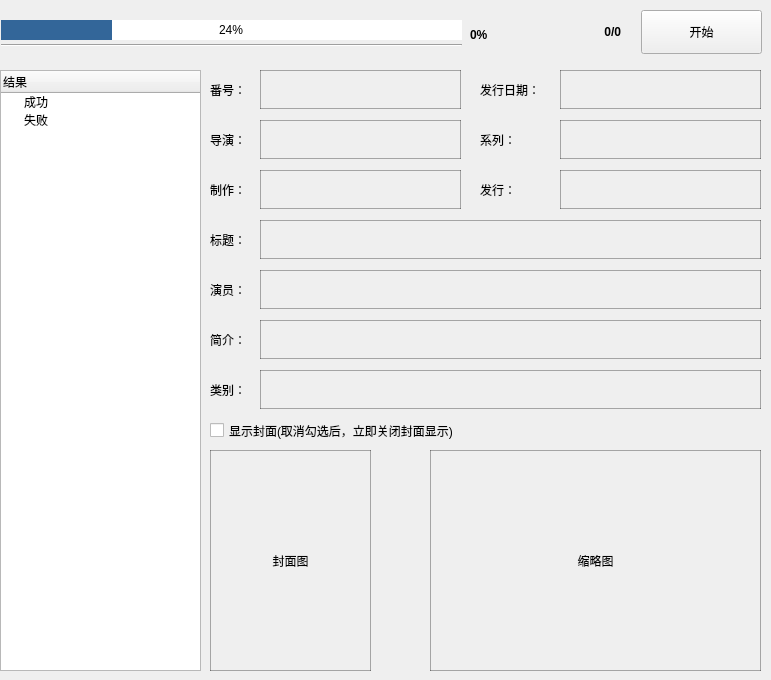
    <widget class="QWidget" name="page_avdc">
     <widget class="QPushButton" name="pushButton_start_cap">
      <property name="geometry">
       <rect>
        <x>641</x>
        <y>10</y>
        <width>121</width>
        <height>44</height>
       </rect>
      </property>
      <property name="text">
       <string>开始</string>
      </property>
     </widget>
     <widget class="QTreeWidget" name="treeWidget_number">
      <property name="geometry">
       <rect>
        <x>0</x>
        <y>70</y>
        <width>201</width>
        <height>601</height>
       </rect>
      </property>
      <property name="styleSheet">
       <string notr="true"/>
      </property>
      <column>
       <property name="text">
        <string>结果</string>
       </property>
       <property name="background">
        <color alpha="42">
         <red>236</red>
         <green>236</green>
         <blue>236</blue>
        </color>
       </property>
       <property name="foreground">
        <brush brushstyle="SolidPattern">
         <color alpha="255">
          <red>0</red>
          <green>0</green>
          <blue>0</blue>
         </color>
        </brush>
       </property>
      </column>
      <item>
       <property name="text">
        <string>成功</string>
       </property>
      </item>
      <item>
       <property name="text">
        <string>失败</string>
       </property>
      </item>
     </widget>
     <widget class="QWidget" name="gridLayoutWidget_2">
      <property name="geometry">
       <rect>
        <x>210</x>
        <y>450</y>
        <width>161</width>
        <height>221</height>
       </rect>
      </property>
      <layout class="QGridLayout" name="gridLayout_2">
       <item row="0" column="0">
        <widget class="QLabel" name="label_poster">
         <property name="sizePolicy">
          <sizepolicy hsizetype="Preferred" vsizetype="Preferred">
           <horstretch>0</horstretch>
           <verstretch>0</verstretch>
          </sizepolicy>
         </property>
         <property name="minimumSize">
          <size>
           <width>0</width>
           <height>0</height>
          </size>
         </property>
         <property name="styleSheet">
          <string notr="true">border:1px solid rgba(0, 0, 0, 80);</string>
         </property>
         <property name="frameShape">
          <enum>QFrame::Box</enum>
         </property>
         <property name="text">
          <string>封面图</string>
         </property>
         <property name="alignment">
          <set>Qt::AlignCenter</set>
         </property>
        </widget>
       </item>
      </layout>
     </widget>
     <widget class="QWidget" name="gridLayoutWidget">
      <property name="geometry">
       <rect>
        <x>430</x>
        <y>450</y>
        <width>331</width>
        <height>221</height>
       </rect>
      </property>
      <layout class="QGridLayout" name="gridLayout">
       <property name="sizeConstraint">
        <enum>QLayout::SetDefaultConstraint</enum>
       </property>
       <property name="horizontalSpacing">
        <number>7</number>
       </property>
       <item row="0" column="0">
        <widget class="QLabel" name="label_thumb">
         <property name="enabled">
          <bool>true</bool>
         </property>
         <property name="styleSheet">
          <string notr="true">border:1px solid rgba(0, 0, 0, 80);</string>
         </property>
         <property name="frameShape">
          <enum>QFrame::Box</enum>
         </property>
         <property name="text">
          <string>缩略图</string>
         </property>
         <property name="alignment">
          <set>Qt::AlignCenter</set>
         </property>
         <property name="margin">
          <number>0</number>
         </property>
        </widget>
       </item>
      </layout>
     </widget>
     <widget class="QLabel" name="label_11">
      <property name="geometry">
       <rect>
        <x>210</x>
        <y>70</y>
        <width>51</width>
        <height>39</height>
       </rect>
      </property>
      <property name="text">
       <string>番号：</string>
      </property>
     </widget>
     <widget class="QLabel" name="label_number">
      <property name="geometry">
       <rect>
        <x>260</x>
        <y>70</y>
        <width>201</width>
        <height>39</height>
       </rect>
      </property>
      <property name="styleSheet">
       <string notr="true">border:1px solid rgba(0, 0, 0, 80);</string>
      </property>
      <property name="frameShape">
       <enum>QFrame::Box</enum>
      </property>
      <property name="lineWidth">
       <number>1</number>
      </property>
      <property name="text">
       <string/>
      </property>
     </widget>
     <widget class="QLabel" name="label_13">
      <property name="geometry">
       <rect>
        <x>480</x>
        <y>70</y>
        <width>81</width>
        <height>39</height>
       </rect>
      </property>
      <property name="text">
       <string>发行日期：</string>
      </property>
     </widget>
     <widget class="QLabel" name="label_release">
      <property name="geometry">
       <rect>
        <x>560</x>
        <y>70</y>
        <width>201</width>
        <height>39</height>
       </rect>
      </property>
      <property name="styleSheet">
       <string notr="true">border:1px solid rgba(0, 0, 0, 80);</string>
      </property>
      <property name="frameShape">
       <enum>QFrame::Box</enum>
      </property>
      <property name="text">
       <string/>
      </property>
     </widget>
     <widget class="QLabel" name="label_15">
      <property name="geometry">
       <rect>
        <x>210</x>
        <y>270</y>
        <width>51</width>
        <height>39</height>
       </rect>
      </property>
      <property name="text">
       <string>演员：</string>
      </property>
     </widget>
     <widget class="QLabel" name="label_actor">
      <property name="geometry">
       <rect>
        <x>260</x>
        <y>270</y>
        <width>501</width>
        <height>39</height>
       </rect>
      </property>
      <property name="styleSheet">
       <string notr="true">border:1px solid rgba(0, 0, 0, 80);</string>
      </property>
      <property name="frameShape">
       <enum>QFrame::Box</enum>
      </property>
      <property name="lineWidth">
       <number>1</number>
      </property>
      <property name="text">
       <string/>
      </property>
     </widget>
     <widget class="QLabel" name="label_outline">
      <property name="geometry">
       <rect>
        <x>260</x>
        <y>320</y>
        <width>501</width>
        <height>39</height>
       </rect>
      </property>
      <property name="styleSheet">
       <string notr="true">border:1px solid rgba(0, 0, 0, 80);</string>
      </property>
      <property name="frameShape">
       <enum>QFrame::Box</enum>
      </property>
      <property name="lineWidth">
       <number>1</number>
      </property>
      <property name="text">
       <string/>
      </property>
     </widget>
     <widget class="QLabel" name="label_18">
      <property name="geometry">
       <rect>
        <x>210</x>
        <y>320</y>
        <width>51</width>
        <height>39</height>
       </rect>
      </property>
      <property name="text">
       <string>简介：</string>
      </property>
     </widget>
     <widget class="QLabel" name="label_title">
      <property name="geometry">
       <rect>
        <x>260</x>
        <y>220</y>
        <width>501</width>
        <height>39</height>
       </rect>
      </property>
      <property name="styleSheet">
       <string notr="true">border:1px solid rgba(0, 0, 0, 80);</string>
      </property>
      <property name="frameShape">
       <enum>QFrame::Box</enum>
      </property>
      <property name="lineWidth">
       <number>1</number>
      </property>
      <property name="text">
       <string/>
      </property>
     </widget>
     <widget class="QLabel" name="label_20">
      <property name="geometry">
       <rect>
        <x>210</x>
        <y>220</y>
        <width>51</width>
        <height>39</height>
       </rect>
      </property>
      <property name="text">
       <string>标题：</string>
      </property>
     </widget>
     <widget class="QLabel" name="label_director">
      <property name="geometry">
       <rect>
        <x>260</x>
        <y>120</y>
        <width>201</width>
        <height>39</height>
       </rect>
      </property>
      <property name="styleSheet">
       <string notr="true">border:1px solid rgba(0, 0, 0, 80);</string>
      </property>
      <property name="frameShape">
       <enum>QFrame::Box</enum>
      </property>
      <property name="lineWidth">
       <number>1</number>
      </property>
      <property name="text">
       <string/>
      </property>
     </widget>
     <widget class="QLabel" name="label_publish">
      <property name="geometry">
       <rect>
        <x>560</x>
        <y>170</y>
        <width>201</width>
        <height>39</height>
       </rect>
      </property>
      <property name="styleSheet">
       <string notr="true">border:1px solid rgba(0, 0, 0, 80);</string>
      </property>
      <property name="frameShape">
       <enum>QFrame::Box</enum>
      </property>
      <property name="text">
       <string/>
      </property>
     </widget>
     <widget class="QLabel" name="label_23">
      <property name="geometry">
       <rect>
        <x>210</x>
        <y>120</y>
        <width>51</width>
        <height>39</height>
       </rect>
      </property>
      <property name="text">
       <string>导演：</string>
      </property>
     </widget>
     <widget class="QLabel" name="label_24">
      <property name="geometry">
       <rect>
        <x>480</x>
        <y>170</y>
        <width>81</width>
        <height>39</height>
       </rect>
      </property>
      <property name="text">
       <string>发行：</string>
      </property>
     </widget>
     <widget class="QLabel" name="label_studio">
      <property name="geometry">
       <rect>
        <x>260</x>
        <y>170</y>
        <width>201</width>
        <height>39</height>
       </rect>
      </property>
      <property name="styleSheet">
       <string notr="true">border:1px solid rgba(0, 0, 0, 80);</string>
      </property>
      <property name="frameShape">
       <enum>QFrame::Box</enum>
      </property>
      <property name="lineWidth">
       <number>1</number>
      </property>
      <property name="text">
       <string/>
      </property>
     </widget>
     <widget class="QLabel" name="label_label">
      <property name="geometry">
       <rect>
        <x>560</x>
        <y>120</y>
        <width>201</width>
        <height>39</height>
       </rect>
      </property>
      <property name="styleSheet">
       <string notr="true">border:1px solid rgba(0, 0, 0, 80);</string>
      </property>
      <property name="frameShape">
       <enum>QFrame::Box</enum>
      </property>
      <property name="text">
       <string/>
      </property>
     </widget>
     <widget class="QLabel" name="label_30">
      <property name="geometry">
       <rect>
        <x>210</x>
        <y>170</y>
        <width>51</width>
        <height>39</height>
       </rect>
      </property>
      <property name="text">
       <string>制作：</string>
      </property>
     </widget>
     <widget class="QLabel" name="label_31">
      <property name="geometry">
       <rect>
        <x>480</x>
        <y>120</y>
        <width>81</width>
        <height>39</height>
       </rect>
      </property>
      <property name="text">
       <string>系列：</string>
      </property>
     </widget>
     <widget class="QLabel" name="label_tag">
      <property name="geometry">
       <rect>
        <x>260</x>
        <y>370</y>
        <width>501</width>
        <height>39</height>
       </rect>
      </property>
      <property name="styleSheet">
       <string notr="true">border:1px solid rgba(0, 0, 0, 80);</string>
      </property>
      <property name="frameShape">
       <enum>QFrame::Box</enum>
      </property>
      <property name="lineWidth">
       <number>1</number>
      </property>
      <property name="text">
       <string/>
      </property>
     </widget>
     <widget class="QLabel" name="label_33">
      <property name="geometry">
       <rect>
        <x>210</x>
        <y>370</y>
        <width>51</width>
        <height>39</height>
       </rect>
      </property>
      <property name="text">
       <string>类别：</string>
      </property>
     </widget>
     <widget class="QCheckBox" name="checkBox_cover">
      <property name="geometry">
       <rect>
        <x>210</x>
        <y>420</y>
        <width>321</width>
        <height>21</height>
       </rect>
      </property>
      <property name="text">
       <string>显示封面(取消勾选后，立即关闭封面显示)</string>
      </property>
     </widget>
     <widget class="QProgressBar" name="progressBar_avdc">
      <property name="geometry">
       <rect>
        <x>1</x>
        <y>20</y>
        <width>461</width>
        <height>20</height>
       </rect>
      </property>
      <property name="minimumSize">
       <size>
        <width>0</width>
        <height>5</height>
       </size>
      </property>
      <property name="sizeIncrement">
       <size>
        <width>0</width>
        <height>0</height>
       </size>
      </property>
      <property name="baseSize">
       <size>
        <width>0</width>
        <height>0</height>
       </size>
      </property>
      <property name="styleSheet">
       <string notr="true">QProgressBar::chunk {
   background-color: #336699;
   width: 3px;
}
QProgressBar {
   border: 0px solid rgba(51,102,153, 80);
   border-radius: 0px;
   text-align: center;
   background-color: #FFFFFF;
}</string>
      </property>
      <property name="value">
       <number>24</number>
      </property>
     </widget>
     <widget class="QLabel" name="label_percent">
      <property name="geometry">
       <rect>
        <x>470</x>
        <y>20</y>
        <width>50</width>
        <height>30</height>
       </rect>
      </property>
      <property name="minimumSize">
       <size>
        <width>50</width>
        <height>20</height>
       </size>
      </property>
      <property name="sizeIncrement">
       <size>
        <width>0</width>
        <height>0</height>
       </size>
      </property>
      <property name="baseSize">
       <size>
        <width>0</width>
        <height>0</height>
       </size>
      </property>
      <property name="font">
       <font>
        <weight>75</weight>
        <bold>true</bold>
       </font>
      </property>
      <property name="text">
       <string>0%</string>
      </property>
      <property name="alignment">
       <set>Qt::AlignLeading|Qt::AlignLeft|Qt::AlignVCenter</set>
      </property>
     </widget>
     <widget class="QLabel" name="label_progress">
      <property name="geometry">
       <rect>
        <x>540</x>
        <y>17</y>
        <width>81</width>
        <height>30</height>
       </rect>
      </property>
      <property name="sizePolicy">
       <sizepolicy hsizetype="Preferred" vsizetype="Preferred">
        <horstretch>0</horstretch>
        <verstretch>0</verstretch>
       </sizepolicy>
      </property>
      <property name="minimumSize">
       <size>
        <width>60</width>
        <height>20</height>
       </size>
      </property>
      <property name="maximumSize">
       <size>
        <width>16777215</width>
        <height>16777215</height>
       </size>
      </property>
      <property name="font">
       <font>
        <weight>75</weight>
        <bold>true</bold>
       </font>
      </property>
      <property name="cursor">
       <cursorShape>ArrowCursor</cursorShape>
      </property>
      <property name="layoutDirection">
       <enum>Qt::LeftToRight</enum>
      </property>
      <property name="text">
       <string>0/0</string>
      </property>
      <property name="alignment">
       <set>Qt::AlignRight|Qt::AlignTrailing|Qt::AlignVCenter</set>
      </property>
     </widget>
     <widget class="Line" name="line">
      <property name="geometry">
       <rect>
        <x>1</x>
        <y>30</y>
        <width>461</width>
        <height>30</height>
       </rect>
      </property>
      <property name="orientation">
       <enum>Qt::Horizontal</enum>
      </property>
     </widget>
     <zorder>pushButton_start_cap</zorder>
     <zorder>treeWidget_number</zorder>
     <zorder>gridLayoutWidget_2</zorder>
     <zorder>gridLayoutWidget</zorder>
     <zorder>label_11</zorder>
     <zorder>label_number</zorder>
     <zorder>label_13</zorder>
     <zorder>label_release</zorder>
     <zorder>label_15</zorder>
     <zorder>label_actor</zorder>
     <zorder>label_outline</zorder>
     <zorder>label_18</zorder>
     <zorder>label_title</zorder>
     <zorder>label_20</zorder>
     <zorder>label_director</zorder>
     <zorder>label_publish</zorder>
     <zorder>label_23</zorder>
     <zorder>label_24</zorder>
     <zorder>label_studio</zorder>
     <zorder>label_label</zorder>
     <zorder>label_30</zorder>
     <zorder>label_31</zorder>
     <zorder>label_tag</zorder>
     <zorder>label_33</zorder>
     <zorder>checkBox_cover</zorder>
     <zorder>label_percent</zorder>
     <zorder>label_progress</zorder>
     <zorder>line</zorder>
     <zorder>progressBar_avdc</zorder>
    </widget>
